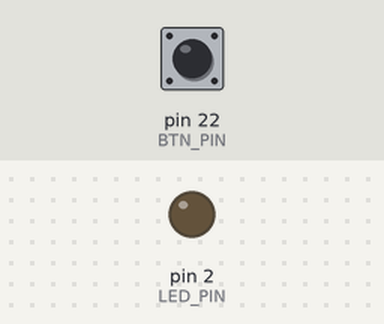
A sketch run on a simulated Arduino Mega 2560, built with avr-gcc and run on an emulated ATmega2560. Parts: output pins drawn as LEDs (lit = HIGH). The test bench sets the inputs (shaded band); at power-on: pin 22 (BTN_PIN) HIGH.

Above: at 1.2 s.
1.3 s: pin 22 (BTN_PIN) pulled LOW for 0.15 s
At 1.6 s:
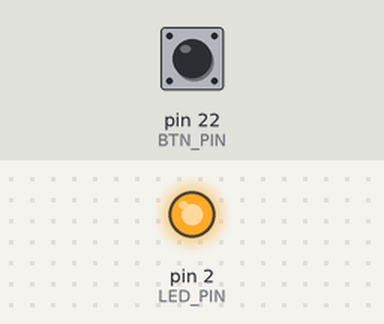
2.9 s: pin 22 (BTN_PIN) pulled LOW for 1 s
At 4.0 s:
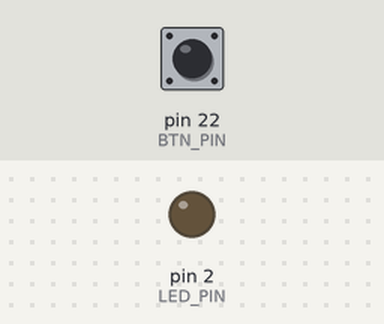
5.4 s: pin 22 (BTN_PIN) pulled LOW for 3.2 s
At 5.9 s:
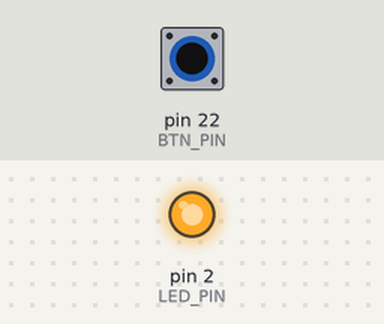
Timing chart, 0 to 8.4 s (numbered marks = the images above; inputs shaded):
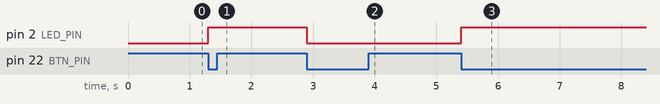

The sketch:

Toggle_Button_V2.ino
```cpp
//**************************************************************//
//  Name    : Toggle_Button_V2
//  Author  : Jose Luis Figueroa
//  Date    : 17 Feb, 2021
//  Board   : Arduino
//  Version : 1.0
//  Notes   : Toggle a button and change the state of a Led
//**************************************************************//
const uint8_t BTN_PIN = 22;
const uint8_t LED_PIN = 2;

// We need to remember the previous button state between loops
uint8_t btn_prev = HIGH;

// Remember the LED state between loops
uint8_t led_state = LOW;

void setup()
{
  // Set up pins
  pinMode(BTN_PIN, INPUT);
  pinMode(LED_PIN, OUTPUT);

  // Set LED to default off
  digitalWrite(LED_PIN, led_state);
}

void loop()
{
  uint8_t btn_state;

  // Read current button state
  btn_state = digitalRead(BTN_PIN);

  // If the button was previously HIGH and now LOW, it's been pressed
  if ( (btn_prev == HIGH) && (btn_state == LOW) ) {

    // Toggle the LED
    if ( led_state == LOW ) {
      led_state = HIGH;
    } else {
      led_state = LOW;
    }
    digitalWrite(LED_PIN, led_state);
  }

  // Remember the previous button state for the next loop iteration
  btn_prev = btn_state;
}
```

Measured:
- after the input at 1.3 s, pin 2 (LED_PIN): LOW → HIGH at once
- after the input at 2.9 s, pin 2 (LED_PIN): HIGH → LOW at once
- after the input at 5.4 s, pin 2 (LED_PIN): LOW → HIGH at once
